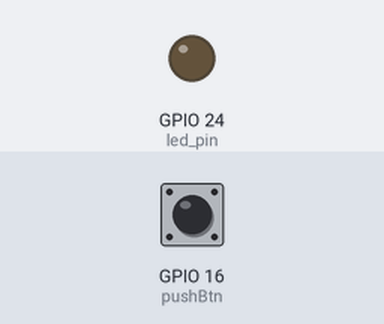
Simulated run of this program. Board: Raspberry Pi (BCM pin numbers). On the bench: output pins drawn as LEDs (lit = HIGH). The inputs (shaded band) are chosen by the test bench; at power-on: GPIO 16 (pushBtn) LOW.

Above: at 1.2 s.
1.3 s: GPIO 16 (pushBtn) pulled HIGH for 0.15 s
At 1.37 s:
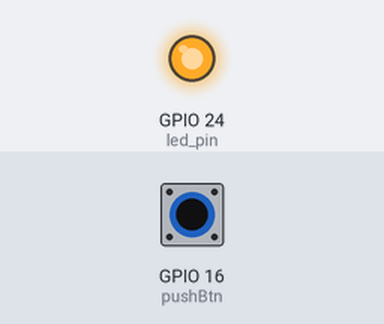
2.9 s: GPIO 16 (pushBtn) pulled HIGH for 3.2 s
At 6.7 s:
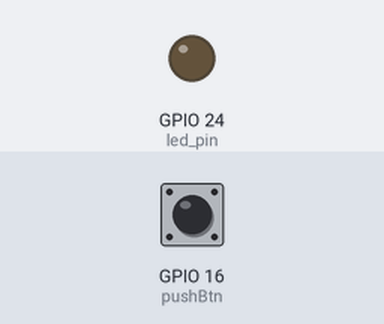
Timing chart, 0 to 8.2 s (numbered marks = the images above; inputs shaded):
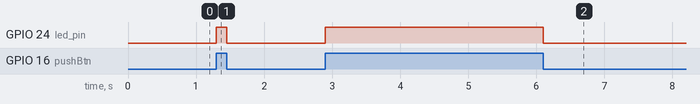

Measured:
- after the input at 1.3 s, GPIO 24 (led_pin): LOW → HIGH at once, → LOW 0.15 s later
- after the input at 2.9 s, GPIO 24 (led_pin): LOW → HIGH at once, → LOW 3.2 s later

The program:

push_button.py
```python
import RPi.GPIO as GPIO

GPIO.setmode(GPIO.BCM)
pushBtn = 16
led_pin=24

GPIO.setup(led_pin,GPIO.OUT)
GPIO.setup(pushBtn,GPIO.IN)

while True:
    if GPIO.input(pushBtn):
        GPIO.output(led_pin,GPIO.HIGH)
    else:
        GPIO.output(led_pin,GPIO.LOW)
```
